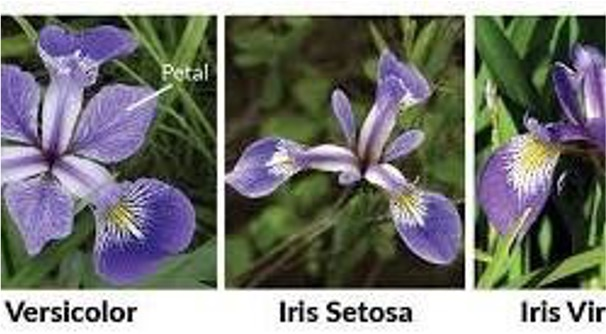
#> input picture PCA/immagine.jpg, 606 x 334 px
$ python pca_immagini.py
#> lines starting #> are read from the running program, lines starting #| are printed output that depends on the picture
from matplotlib.image import imread
import matplotlib.pyplot as plt
from sklearn.decomposition import PCA

img_raw = imread('immagine.jpg')
#> img_raw is the input picture: shape (334, 606, 3); mean R, G, B 118, 119.5, 115.1
img_gray = img_raw.mean(axis=2) #La trasformiamo in un immagine in grigio
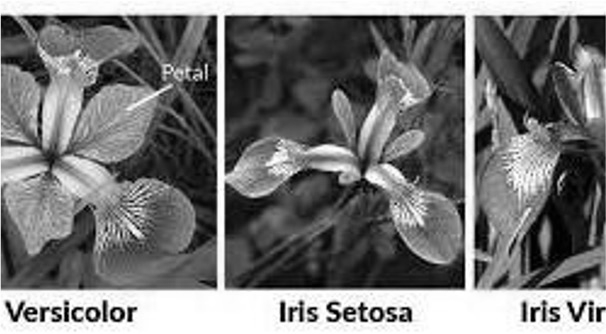
#> img_gray: shape (334, 606) float64; min 0, max 255, mean 117.5

n_comp = 50
pca = PCA(n_components=n_comp)
img_transformed = pca.fit_transform(img_gray)
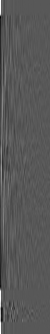
#> img_transformed: shape (334, 50) float64; min -1816.1, max 3421.8, mean 0; drawn with min black and max white
img_reconstructed = pca.inverse_transform(img_transformed)
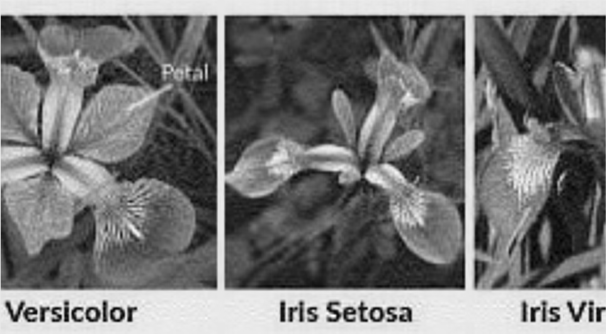
#> img_reconstructed: shape (334, 606) float64; min -21.13, max 280.1, mean 117.5; drawn with min black and max white

plt.figure(figsize=(12,6))
plt.subplot(1,2,1)
plt.imshow(img_gray, cmap='gray'); plt.title('Originale')
plt.subplot(1,2,2)
plt.imshow(img_reconstructed,cmap='gray')
plt.title(f'Compressa con {n_comp} componenti')
plt.show()
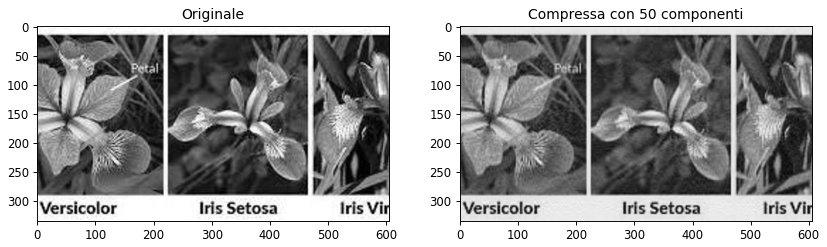
#> figure drawn by matplotlib, 2 panels
